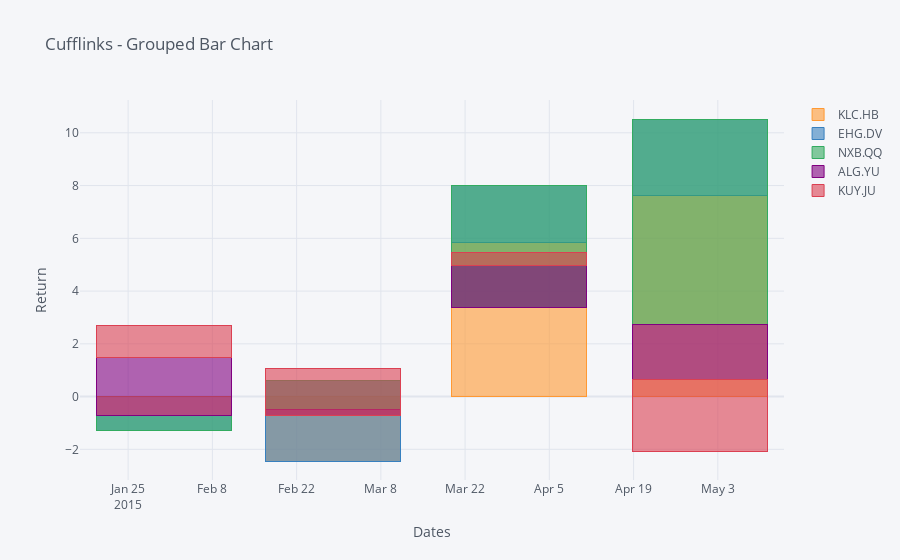

Write notebook code for a chart like this one.
### Code cell
cf.datagen.lines(5).resample('M').mean().iplot(kind='bar',xTitle='Dates',yTitle='Return',title='Cufflinks - Grouped Bar Chart',
                          barmode='stack')

### Figure 1 — Plotly figure (JSON) as saved in the notebook; plotly's stock layout.template omitted (floating-point values rounded to 4 significant figures)
{"data": [{"marker": {"color": "rgba(255, 153, 51, 0.6)", "line": {"color": "rgba(255, 153, 51, 1.0)", "width": 1}}, "name": "KLC.HB", "orientation": "v", "text": "", "type": "bar", "x": ["2015-01-31", "2015-02-28", "2015-03-31", "2015-04-30"], "y": [-0.7293, -2.442, 5.84, 7.626]}, {"marker": {"color": "rgba(55, 128, 191, 0.6)", "line": {"color": "rgba(55, 128, 191, 1.0)", "width": 1}}, "name": "EHG.DV", "orientation": "v", "text": "", "type": "bar", "x": ["2015-01-31", "2015-02-28", "2015-03-31", "2015-04-30"], "y": [-0.548, 3.071, 2.159, 2.897]}, {"marker": {"color": "rgba(50, 171, 96, 0.6)", "line": {"color": "rgba(50, 171, 96, 1.0)", "width": 1}}, "name": "NXB.QQ", "orientation": "v", "text": "", "type": "bar", "x": ["2015-01-31", "2015-02-28", "2015-03-31", "2015-04-30"], "y": [0.5705, -1.106, -4.628, -7.777]}, {"marker": {"color": "rgba(128, 0, 128, 0.6)", "line": {"color": "rgba(128, 0, 128, 1.0)", "width": 1}}, "name": "ALG.YU", "orientation": "v", "text": "", "type": "bar", "x": ["2015-01-31", "2015-02-28", "2015-03-31", "2015-04-30"], "y": [2.194, -0.2285, 1.601, -2.082]}, {"marker": {"color": "rgba(219, 64, 82, 0.6)", "line": {"color": "rgba(219, 64, 82, 1.0)", "width": 1}}, "name": "KUY.JU", "orientation": "v", "text": "", "type": "bar", "x": ["2015-01-31", "2015-02-28", "2015-03-31", "2015-04-30"], "y": [1.195, 1.77, 0.4748, -2.76]}], "layout": {"barmode": "stack", "legend": {"bgcolor": "#F5F6F9", "font": {"color": "#4D5663"}, "traceorder": "normal"}, "paper_bgcolor": "#F5F6F9", "plot_bgcolor": "#F5F6F9", "title": {"font": {"color": "#4D5663"}, "text": "Cufflinks - Grouped Bar Chart"}, "xaxis": {"gridcolor": "#E1E5ED", "showgrid": true, "tickfont": {"color": "#4D5663"}, "title": {"font": {"color": "#4D5663"}, "text": "Dates"}, "zerolinecolor": "#E1E5ED"}, "yaxis": {"gridcolor": "#E1E5ED", "showgrid": true, "tickfont": {"color": "#4D5663"}, "title": {"font": {"color": "#4D5663"}, "text": "Return"}, "zerolinecolor": "#E1E5ED"}}}
